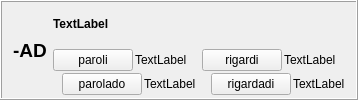
        <widget class="QFrame" name="frame_19">
         <property name="frameShape">
          <enum>QFrame::Box</enum>
         </property>
         <property name="frameShadow">
          <enum>QFrame::Raised</enum>
         </property>
         <layout class="QHBoxLayout" name="horizontalLayout_13">
          <property name="topMargin">
           <number>3</number>
          </property>
          <property name="bottomMargin">
           <number>3</number>
          </property>
          <item>
           <widget class="QLabel" name="label_302">
            <property name="sizePolicy">
             <sizepolicy hsizetype="Maximum" vsizetype="Preferred">
              <horstretch>0</horstretch>
              <verstretch>0</verstretch>
             </sizepolicy>
            </property>
            <property name="styleSheet">
             <string notr="true">font-size: 14pt;
font-weight: bold;</string>
            </property>
            <property name="text">
             <string>-AD</string>
            </property>
            <property name="alignment">
             <set>Qt::AlignCenter</set>
            </property>
           </widget>
          </item>
          <item>
           <layout class="QVBoxLayout" name="verticalLayout_349">
            <item>
             <widget class="QLabel" name="Lec08_Label621">
              <property name="styleSheet">
               <string notr="true">font-weight: bold;</string>
              </property>
              <property name="text">
               <string>TextLabel</string>
              </property>
              <property name="wordWrap">
               <bool>true</bool>
              </property>
             </widget>
            </item>
            <item>
             <layout class="QHBoxLayout" name="horizontalLayout_574">
              <item>
               <layout class="QVBoxLayout" name="verticalLayout_350">
                <property name="spacing">
                 <number>2</number>
                </property>
                <item>
                 <layout class="QHBoxLayout" name="horizontalLayout_575">
                  <item>
                   <widget class="neklakebla" name="Lec08_Button607">
                    <property name="sizePolicy">
                     <sizepolicy hsizetype="Maximum" vsizetype="Fixed">
                      <horstretch>0</horstretch>
                      <verstretch>0</verstretch>
                     </sizepolicy>
                    </property>
                    <property name="text">
                     <string>paroli</string>
                    </property>
                   </widget>
                  </item>
                  <item>
                   <widget class="QLabel" name="Lec08_Label622">
                    <property name="text">
                     <string>TextLabel</string>
                    </property>
                    <property name="wordWrap">
                     <bool>true</bool>
                    </property>
                   </widget>
                  </item>
                 </layout>
                </item>
                <item>
                 <layout class="QHBoxLayout" name="horizontalLayout_576">
                  <item>
                   <widget class="label_sago_reversa" name="label_375">
                    <property name="sizePolicy">
                     <sizepolicy hsizetype="Maximum" vsizetype="Preferred">
                      <horstretch>0</horstretch>
                      <verstretch>0</verstretch>
                     </sizepolicy>
                    </property>
                    <property name="text">
                     <string/>
                    </property>
                    <property name="pixmap">
                     <pixmap resource="ikonoj.qrc">:/ikonoj/sago_revena.png</pixmap>
                    </property>
                   </widget>
                  </item>
                  <item>
                   <widget class="neklakebla" name="Lec08_Button608">
                    <property name="sizePolicy">
                     <sizepolicy hsizetype="Maximum" vsizetype="Fixed">
                      <horstretch>0</horstretch>
                      <verstretch>0</verstretch>
                     </sizepolicy>
                    </property>
                    <property name="text">
                     <string>parolado</string>
                    </property>
                   </widget>
                  </item>
                  <item>
                   <widget class="QLabel" name="Lec08_Label623">
                    <property name="text">
                     <string>TextLabel</string>
                    </property>
                    <property name="wordWrap">
                     <bool>true</bool>
                    </property>
                   </widget>
                  </item>
                 </layout>
                </item>
               </layout>
              </item>
              <item>
               <layout class="QVBoxLayout" name="verticalLayout_351">
                <property name="spacing">
                 <number>2</number>
                </property>
                <item>
                 <layout class="QHBoxLayout" name="horizontalLayout_577">
                  <item>
                   <widget class="neklakebla" name="Lec08_Button30">
                    <property name="sizePolicy">
                     <sizepolicy hsizetype="Maximum" vsizetype="Fixed">
                      <horstretch>0</horstretch>
                      <verstretch>0</verstretch>
                     </sizepolicy>
                    </property>
                    <property name="text">
                     <string>rigardi</string>
                    </property>
                   </widget>
                  </item>
                  <item>
                   <widget class="QLabel" name="Lec08_Label39">
                    <property name="text">
                     <string>TextLabel</string>
                    </property>
                    <property name="wordWrap">
                     <bool>true</bool>
                    </property>
                   </widget>
                  </item>
                 </layout>
                </item>
                <item>
                 <layout class="QHBoxLayout" name="horizontalLayout_578">
                  <item>
                   <widget class="label_sago_reversa" name="label_376">
                    <property name="sizePolicy">
                     <sizepolicy hsizetype="Maximum" vsizetype="Preferred">
                      <horstretch>0</horstretch>
                      <verstretch>0</verstretch>
                     </sizepolicy>
                    </property>
                    <property name="text">
                     <string/>
                    </property>
                    <property name="pixmap">
                     <pixmap resource="ikonoj.qrc">:/ikonoj/sago_revena.png</pixmap>
                    </property>
                   </widget>
                  </item>
                  <item>
                   <widget class="neklakebla" name="Lec08_Button31">
                    <property name="sizePolicy">
                     <sizepolicy hsizetype="Maximum" vsizetype="Fixed">
                      <horstretch>0</horstretch>
                      <verstretch>0</verstretch>
                     </sizepolicy>
                    </property>
                    <property name="text">
                     <string>rigardadi</string>
                    </property>
                   </widget>
                  </item>
                  <item>
                   <widget class="QLabel" name="Lec08_Label40">
                    <property name="text">
                     <string>TextLabel</string>
                    </property>
                    <property name="wordWrap">
                     <bool>true</bool>
                    </property>
                   </widget>
                  </item>
                 </layout>
                </item>
               </layout>
              </item>
             </layout>
            </item>
           </layout>
          </item>
         </layout>
        </widget>
